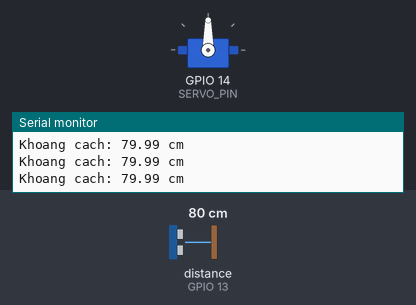
Simulated run of this sketch. Board: ESP32. Parts: servo, the last lines printed to the serial monitor. Wiring (inferred from the names in the program): ultrasonic range finder: trigger GPIO 12; echo GPIO 13. The test bench sets the inputs (shaded band); at power-on: distance to the obstacle (sensor on GPIO 13) 80 cm. The echo pulse lasts 58.3 µs per cm; WiFi joins after 1.5 s; servers stay silent unless stated; uploads are accepted with an empty reply; the camera gives no picture.

Above: at 4.0 s.
4.1 s: distance to the obstacle (sensor on GPIO 13) set to 19 cm
6.5 s: distance to the obstacle (sensor on GPIO 13) set to 15 cm
At 7.3 s:
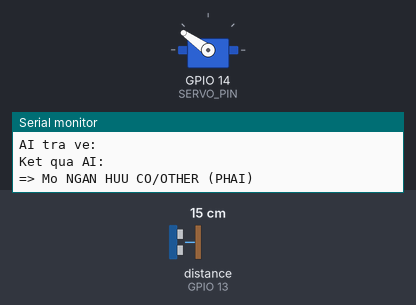
11.0 s: distance to the obstacle (sensor on GPIO 13) set to 2 cm
Timing chart, 0 to 14.0 s (numbered marks = the images above; inputs shaded):
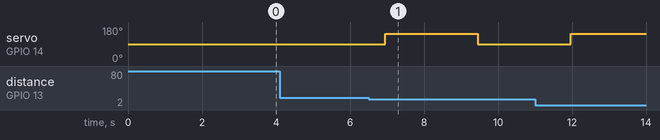

The sketch:

smartbin.ino
```cpp
#include "esp_camera.h"
#include <WiFi.h>
#include <HTTPClient.h>
#include <ESP32Servo.h>

// ===== WIFI =====
const char* WIFI_SSID = "tên wifi";      // <-- SỬA
const char* WIFI_PASS = "pass wifi";  // <-- SỬA

// ===== SERVER (IP laptop chạy Python) =====
// Ví dụ: "http://192.168.1.11:5000/classify"
String SERVER_URL = "http://<dịa chỉ ip>:5000/classify";  // <-- SỬA IP

// ===== CHÂN CAMERA AI THINKER =====
#define PWDN_GPIO_NUM     32
#define RESET_GPIO_NUM    -1
#define XCLK_GPIO_NUM      0
#define SIOD_GPIO_NUM     26
#define SIOC_GPIO_NUM     27

#define Y9_GPIO_NUM       35
#define Y8_GPIO_NUM       34
#define Y7_GPIO_NUM       39
#define Y6_GPIO_NUM       36
#define Y5_GPIO_NUM       21
#define Y4_GPIO_NUM       19
#define Y3_GPIO_NUM       18
#define Y2_GPIO_NUM        5

#define VSYNC_GPIO_NUM    25
#define HREF_GPIO_NUM     23
#define PCLK_GPIO_NUM     22

// ===== HC-SR04 =====
const int TRIG_PIN = 12;
const int ECHO_PIN = 13;

// ===== SERVO TẤM CHẮN =====
const int SERVO_PIN = 14;
Servo flapServo;

// Góc theo tính toán của bạn:
// 90°: giữa, 35°: mở NGĂN TRÁI (RECYCLE), 145°: mở NGĂN PHẢI
int ANGLE_CENTER     = 90;
int ANGLE_LEFT_OPEN  = 35;   // RECYCLE -> ngăn TRÁI
int ANGLE_RIGHT_OPEN = 145;  // ORGANIC/OTHER -> ngăn PHẢI

const unsigned long FLAP_OPEN_TIME = 2500; // ms giữ tấm chắn mở

// ===== THỜI GIAN & NGƯỠNG =====
const unsigned long CHECK_INTERVAL  = 200;   // đọc sensor mỗi 200 ms
const unsigned long MIN_TRIGGER_GAP = 5000;  // tối thiểu 5 s giữa 2 lần gọi AI
unsigned long lastCheckMillis       = 0;
unsigned long lastTriggerMillis     = 0;

const float TRIGGER_DISTANCE_CM = 18.0;      // < 18 cm thì kích hoạt

// ---------------- WIFI ----------------
void connectWiFi() {
  Serial.print("Dang ket noi WiFi");
  WiFi.begin(WIFI_SSID, WIFI_PASS);
  int retry = 0;
  while (WiFi.status() != WL_CONNECTED && retry < 30) {
    delay(500);
    Serial.print(".");
    retry++;
  }
  Serial.println();
  if (WiFi.status() == WL_CONNECTED) {
    Serial.print("WiFi OK, IP: ");
    Serial.println(WiFi.localIP());
  } else {
    Serial.println("WiFi FAILED – van co the chay che khong co AI");
  }
}

// ---------------- CAMERA ----------------
bool initCamera() {
  camera_config_t config;
  config.ledc_channel = LEDC_CHANNEL_0;
  config.ledc_timer   = LEDC_TIMER_0;
  config.pin_d0       = Y2_GPIO_NUM;
  config.pin_d1       = Y3_GPIO_NUM;
  config.pin_d2       = Y4_GPIO_NUM;
  config.pin_d3       = Y5_GPIO_NUM;
  config.pin_d4       = Y6_GPIO_NUM;
  config.pin_d5       = Y7_GPIO_NUM;
  config.pin_d6       = Y8_GPIO_NUM;
  config.pin_d7       = Y9_GPIO_NUM;
  config.pin_xclk     = XCLK_GPIO_NUM;
  config.pin_pclk     = PCLK_GPIO_NUM;
  config.pin_vsync    = VSYNC_GPIO_NUM;
  config.pin_href     = HREF_GPIO_NUM;
  config.pin_sccb_sda = SIOD_GPIO_NUM;
  config.pin_sccb_scl = SIOC_GPIO_NUM;
  config.pin_pwdn     = PWDN_GPIO_NUM;
  config.pin_reset    = RESET_GPIO_NUM;
  config.xclk_freq_hz = 20000000;
  config.pixel_format = PIXFORMAT_JPEG;

  config.frame_size   = FRAMESIZE_QVGA;  // 320x240
  config.jpeg_quality = 12;
  config.fb_count     = 1;

  esp_err_t err = esp_camera_init(&config);
  if (err != ESP_OK) {
    Serial.printf("Loi init camera 0x%x\n", err);
    return false;
  }
  Serial.println("Camera OK");
  return true;
}

// ---------------- ĐỌC KHOẢNG CÁCH ----------------
float readDistanceCm() {
  digitalWrite(TRIG_PIN, LOW);
  delayMicroseconds(3);
  digitalWrite(TRIG_PIN, HIGH);
  delayMicroseconds(10);
  digitalWrite(TRIG_PIN, LOW);

  long duration = pulseIn(ECHO_PIN, HIGH, 30000); // timeout 30 ms ~ 5 m
  if (duration == 0) return -1;
  float distance = duration * 0.0343 / 2.0;
  return distance;
}

// ---------------- GỌI SERVER AI ----------------
String captureAndClassify() {
  Serial.println("Dang chup anh...");
  camera_fb_t* fb = esp_camera_fb_get();
  if (!fb) {
    Serial.println("Khong lay duoc frame");
    return "ERROR_NO_FRAME";
  }

  if (WiFi.status() != WL_CONNECTED) {
    Serial.println("Mat WiFi, khong gui duoc");
    esp_camera_fb_return(fb);
    return "NO_WIFI";
  }

  HTTPClient http;
  http.begin(SERVER_URL);
  http.addHeader("Content-Type", "image/jpeg");

  int code = http.POST(fb->buf, fb->len);
  String label = "ERROR_HTTP";

  if (code > 0) {
    Serial.printf("HTTP code: %d\n", code);
    if (code == HTTP_CODE_OK) {
      label = http.getString();
      label.trim();
      label.toUpperCase();
      Serial.print("AI tra ve: ");
      Serial.println(label);
    } else {
      Serial.println("Server khong tra 200.");
    }
  } else {
    Serial.printf("Loi POST: %s\n", http.errorToString(code).c_str());
  }

  http.end();
  esp_camera_fb_return(fb);
  return label;
}

// ---------------- SERVO THEO NHÃN ----------------
void moveFlapForLabel(const String &label) {
  // RECYCLE  -> NGĂN TRÁI (tái chế)
  // ORGANIC / OTHER -> NGĂN PHẢI
  if (label == "RECYCLE") {
    Serial.println("=> Mo NGAN TAI CHE (TRAI)");
    flapServo.write(ANGLE_LEFT_OPEN);   // 35°
  } else {
    Serial.println("=> Mo NGAN HUU CO/OTHER (PHAI)");
    flapServo.write(ANGLE_RIGHT_OPEN);  // 145°
  }

  delay(FLAP_OPEN_TIME);

  Serial.println("=> Dua TAM CHAN ve GIUA");
  flapServo.write(ANGLE_CENTER);        // 90°
}

// ---------------- SETUP ----------------
void setup() {
  Serial.begin(115200);
  delay(1000);
  Serial.println("\n===== SMART BIN (AI + HC-SR04 + SERVO) =====");

  pinMode(TRIG_PIN, OUTPUT);
  pinMode(ECHO_PIN, INPUT);

  flapServo.attach(SERVO_PIN);
  flapServo.write(ANGLE_CENTER);

  connectWiFi();
  initCamera();
}

// ---------------- LOOP ----------------
void loop() {
  unsigned long now = millis();

  if (WiFi.status() != WL_CONNECTED) {
    connectWiFi();
  }

  if (now - lastCheckMillis >= CHECK_INTERVAL) {
    lastCheckMillis = now;

    float d = readDistanceCm();
    if (d > 0) {
      Serial.print("Khoang cach: ");
      Serial.print(d);
      Serial.println(" cm");
    }

    if (d > 0 && d < TRIGGER_DISTANCE_CM &&
        (now - lastTriggerMillis > MIN_TRIGGER_GAP)) {

      lastTriggerMillis = now;
      Serial.println("==> Phat hien RAC, goi AI...");

      String label = captureAndClassify();
      Serial.print("Ket qua AI: ");
      Serial.println(label);

      moveFlapForLabel(label);
      Serial.println("----------------------------");
    }
  }

  delay(20);
}
```

Measured:
- the behaviour switches between 18 and 17 cm on distance to the obstacle (sensor on GPIO 13) (found by bisection; images 0 and 1)
- after the input at 6.5 s, servo on GPIO 14 (SERVO_PIN): 90° → 145° after 0.45 s, → 90° 2.5 s later
